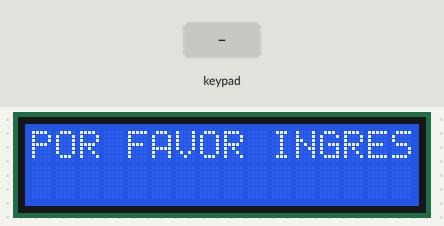
Recording of a sketch running on a simulated Arduino Uno, built with avr-gcc and run on an emulated ATmega328P. Parts: 16×2 character LCD. The test bench sets the inputs (shaded band). EEPROM starts erased.

Above: at 4.7 s.
4.8 s: key '/' pressed
At 6.0 s:
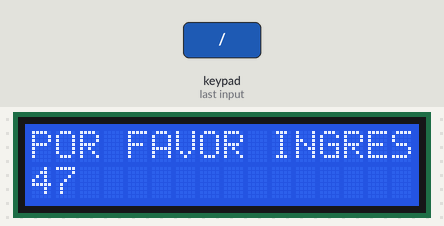
6.3 s: key '*' pressed
At 6.36 s:
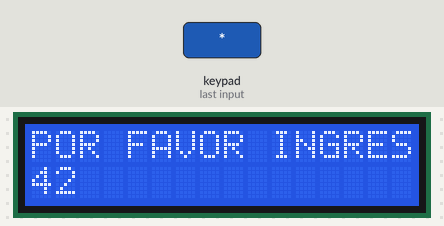
Timing chart, 0 to 9.3 s (numbered marks = the images above; inputs shaded):
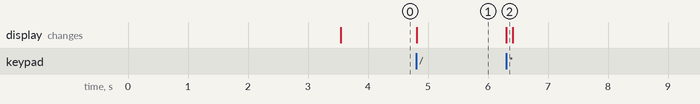

The sketch:

DiazRaul_DEBER_5.1_SE.ino
```cpp
/*
 * CAPITULO V:  Funciones Específicas - Memoria EEPROM
 * DEBER 5.1_SE
 * NOMBRE: Díaz Raúl
 * TEMA:  Memoria EEPROM
 * Instrucciones:     Realizar la escritura de la memoria EEPROM a travez de un teclado matricial,
 *                    el cual debe cumplir que se visualice en una LCD cada caracter que se introduzca
 *                    (uno por uno el que vayamos escribiendo en la memoria EEPROM), es decir,
 *                    cada vez que se presione una tecla. Con una tecla en específico, la que usted
 *                    decida, al presionarla, en la LCD se debe observar todos los caracteres que se
 *                    guardaron en la memoria. Esto debe visualizarse de la posición menor a la
 *                    posición mayor si se observa de derecha a izquierda en la LCD.
 *
 */
#include <EEPROM.h>  //Incluimos la librería de EEPROM
#include <Keypad.h> //Incluimos la librería Keypad
#include <LiquidCrystal.h>  //Incluimos la librería LiquidCrystal
LiquidCrystal lcd(13,12,11,10,9,8); //Definimos los pines del LCD

const byte ROWS = 4; // Número de filas
const byte COLS = 4; // Número de columnas
// Definimos el Keymap
char keys[ROWS][COLS] = {
  {7, 8, 9, '/'},
  {4, 5, 6, '*'},
  {1, 2, 3, '-'},
  {'ON',0, '=', '+'}
};
byte rowPins[ROWS] = { 7, 6, 5, 4 };
byte colPins[COLS] = { 3, 2, 1, 0 };
Keypad customKeypad = Keypad( makeKeymap(keys), rowPins, colPins, ROWS, COLS );
int cont = 0;
int enc=0;
int pass[255];
int i=0;
int j=0;
int valor=0;
int imp=0;
void setup()
{
  lcd.begin(16, 2);
    for (i ; i < EEPROM.length() ; i++) {
    EEPROM.write(i, 0);
  }

}
void loop() {

char key = customKeypad.getKey();

  lcd.setCursor(0, 0);
  lcd.print("POR FAVOR INGRESA");
  lcd.setCursor(0,1);
    if (key != NO_KEY) {
      EEPROM.put(cont,key);
     imp= EEPROM.get(cont,key);
       lcd.print(imp);
       pass[cont]= key;
      delay(100);
      cont++;
    }
  if (key == '*') {
  lcd.setCursor(0, 0);
  lcd.print("ESTO INGRESASTE");
  lcd.setCursor(j,1);
  imp=pass[j];
  lcd.print(imp);
  j++;
  cont=0;
  }


}
```

Measured:
- after the input at 4.8 s, the display: changes at once (image 1)
- after the input at 6.3 s, the display: changes at once (image 2)
